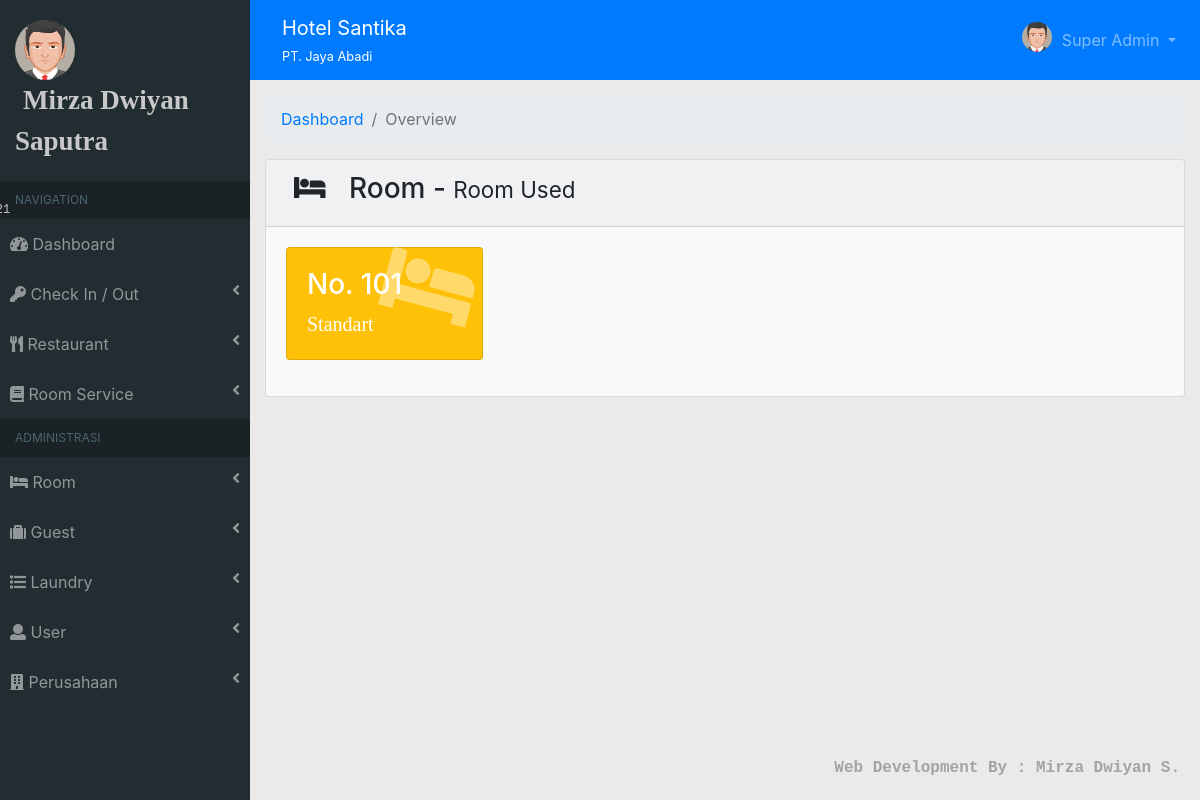
Page /?module=chek_out2 (signed in) on the earlier database version.
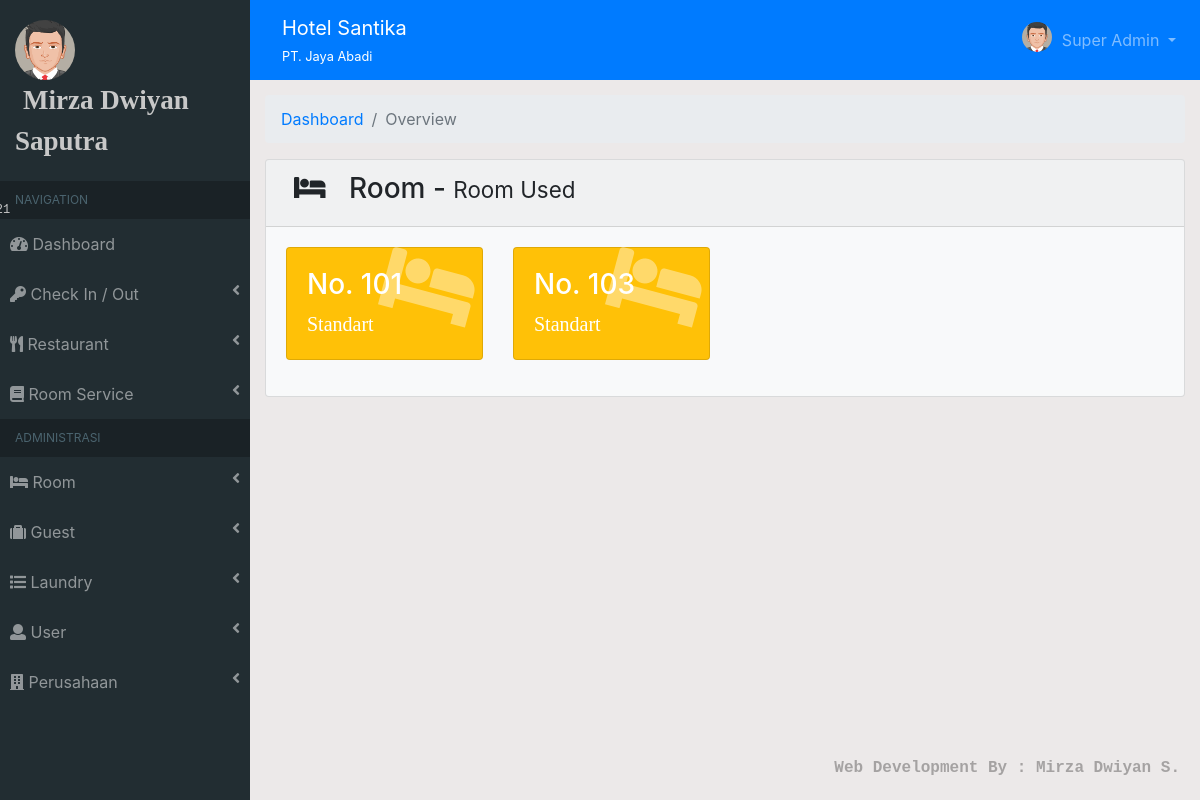
Same page on the later database version.
### tables this page shows
CREATE TABLE `user` (
  `id_user` int(11) NOT NULL,
  `nama_user` text NOT NULL,
  `image` varchar(50) NOT NULL,
  `username` varchar(30) NOT NULL,
  `password` varchar(50) NOT NULL,
  `level` varchar(30) NOT NULL,
  `no_telp` varchar(20) NOT NULL,
  `status` varchar(30) NOT NULL
);

CREATE TABLE `perusahaan` (
  `id_perusahaan` int(11) NOT NULL,
  `nama_hotel` text NOT NULL,
  `nama_perusahaan` text NOT NULL,
  `jalan` varchar(50) NOT NULL,
  `no_jalan` varchar(10) NOT NULL,
  `kecamatan` char(100) NOT NULL,
  `kabupaten` char(100) NOT NULL,
  `provinsi` char(100) NOT NULL,
  `no_telp` varchar(20) NOT NULL,
  `no_fax` varchar(20) NOT NULL,
  `website` varchar(100) NOT NULL,
  `email` varchar(100) NOT NULL,
  `logo` varchar(200) NOT NULL
);

CREATE TABLE `transaksi_kamar` (
  `id_transaksi_kamar` varchar(11) NOT NULL,
  `no_invoice` varchar(20) NOT NULL,
  `tanggal` date NOT NULL,
  `id_tamu` varchar(11) NOT NULL,
  `id_kamar` int(11) DEFAULT NULL,
  `jumlah_dewasa` varchar(10) DEFAULT NULL,
  `jumlah_anak` varchar(10) DEFAULT NULL,
  `tgl_checkin` date NOT NULL,
  `waktu_checkin` varchar(20) NOT NULL,
  `tgl_checkout` date NOT NULL,
  `waktu_checkout` varchar(20) NOT NULL,
  `total_biaya_kamar` varchar(20) NOT NULL,
  `bayar` varchar(30) NOT NULL,
  `diskon` int(11) NOT NULL,
  `deposit` varchar(20) NOT NULL,
  `surcharge` varchar(30) NOT NULL,
  `total` int(11) NOT NULL,
  `metode_pembayaran` varchar(100) NOT NULL,
  `metode_deposit` varchar(200) NOT NULL,
  `status` varchar(50) NOT NULL
);

CREATE TABLE `kamar` (
  `id_kamar` int(11) NOT NULL,
  `no_kamar` varchar(50) NOT NULL,
  `id_tipe_kamar` varchar(11) NOT NULL,
  `max_dewasa` varchar(10) NOT NULL,
  `max_anak` varchar(10) NOT NULL,
  `status` varchar(50) NOT NULL
);

CREATE TABLE `tipe_kamar` (
  `id_tipe_kamar` int(11) NOT NULL,
  `tipe_kamar` text NOT NULL,
  `harga_per_mlm` varchar(50) NOT NULL,
  `harga_per_org` varchar(50) NOT NULL
);

### template/module/chek_out2.php (the view)
<?php
    $query = mysqli_query($conn, "SELECT transaksi_kamar.*, kamar.*, tipe_kamar.*, transaksi_kamar_detail.* FROM transaksi_kamar, kamar, tipe_kamar, transaksi_kamar_detail WHERE transaksi_kamar_detail.id_transaksi_kamar=transaksi_kamar.id_transaksi_kamar && kamar.id_kamar=transaksi_kamar_detail.id_kamar && kamar.status='terpakai' && tipe_kamar.id_tipe_kamar=kamar.id_tipe_kamar");
?>
<div class="container-fluid">
    <ol class="breadcrumb">
        <li class="breadcrumb-item"><a href="?dashboard">Dashboard</a></li>
        <li class="breadcrumb-item active">Overview</li>
    </ol>
    <div class="card bg-light">
        <div class="card-header"><h3><i class="fas fa-bed pr-3 pl-2"></i> Room - <span class="small">Room Used</span></h3></div>
        <div class="card-body">
            <?php if(mysqli_num_rows($query) > 0){ ?>
            <div class="row">
                <?php foreach($query as $i) : ?>
                <div class="col-sm-3 mb-3">
                    <div class="card bg-warning text-white">
                        <div class="card-body">
                            <div class="card-body-icon"><i class="fas fa-bed"></i></div>
                            <div class="mr-5">
                            <h3>No. <?=$i['no_kamar'];?></h3>
                            <span style="font-family: times;font-size: 20px"><?=$i['tipe_kamar'];?></span>
                            </div>
                        </div>
                    </div>
                </div>
                <?php endforeach; ?>
            </div>
            <?php } else { ?>
                <center><img src="assets/img/empty_cart.jpg" alt=""></center>
            <?php } ?>
        </div>
    </div>
</div>

### index.php (shortened to what this page needs)
<?php
require_once("config/database.php");
if(db_status == "success"){
    if(empty($_SESSION["get"])){
        include "login.php";
    } else {
        include "template/index.php";
    }
} else {
    include "error/index.php";
}

### template/index.php (shortened to what this page needs)
<?php
$user = $_SESSION["user"];
$pass = $_SESSION["pass"];
$data_user = mysqli_query($conn, "SELECT * FROM user WHERE username='$user' && password ='$pass'");
$data_user = mysqli_fetch_array($data_user);
$data_perusahaan = mysqli_query($conn, "SELECT * FROM perusahaan");
$data_perusahaan = mysqli_fetch_array($data_perusahaan);
$tgl = new DateTime("now");
$date = $tgl->format("D, d M Y");
?>
<!DOCTYPE html>
<html>
    <head>
        <?php include "template/header.php";?>
    </head>
    <body style="background: #ece9e9;">
        <?php include "template/sidebar.php";?>
        <?php include "template/navbar.php";?>
        <?php
        if(!empty($_GET['module'])){
          include 'template/module/'.$_GET['module'].'.php';
        }
        else {
            if($data_user['level'] == 'Waiter' | $data_user['level'] == 'Kasir' | $data_user['level'] == 'Admin Resto' | $data_user['level'] == 'Owner'){
                include 'template/module/restaurant/home.php';
            } else {
                include 'template/module/dashboard.php';
            }
        }
        ?>
        <?php include "template/footer.php";?>
    </body>
</html>

### template/header.php (shortened to what this page needs)
<link rel="stylesheet" type="text/css" href="assets/css/bootstrap.min.css">
<link rel="stylesheet" type="text/css" href="assets/css/font-awesome.min.css">
<link rel="stylesheet" type="text/css" href="assets/css/style.css">

### template/sidebar.php (shortened to what this page needs)
<div id="sidebar">
  <div class="sidebar-menu">
    <div class="sidebar-header">
      <img src="assets/img/<?=$data_user['image'];?>" alt="" class="img-circle img-user">
      <marquee><span class="nama-user"><?=$data_user["nama_user"];?></span></marquee>
      <span class="tgl"><?=$date;?></span>
    </div>
    <ul class="sidebar navbar-nav">
      <?php if($data_user['level'] == "Super Admin") :?>
      <li class="header">NAVIGATION</li>
      <li class="nav-item">
        <a href="?module=dashboard" class="nav-link i">
          <i class="fas fa-tachometer-alt"></i>
          <span>Dashboard</span>
        </a>
      </li>
      <li class="nav-item">
        <a href="#chek-in-out" class="nav-link i" data-toggle="collapse">
          <i class="fas fa-key"></i>
          <span>Check In / Out</span>
          <i class="fas fa-angle-left float-right"></i>
        </a>
      </li>
      <li class="nav-item">
        <a href="#resto" class="nav-link i" data-toggle="collapse">
          <i class="fas fa-utensils"></i>
          <span>Restaurant</span>
          <i class="fas fa-angle-left float-right"></i>
        </a>
      </li>
      <li class="nav-item">
        <a href="#room-service" class="nav-link i" data-toggle="collapse">
          <i class="fas fa-book"></i>
          <span>Room Service</span>
          <i class="fas fa-angle-left float-right"></i>
        </a>
      </li>
      <li class="header">ADMINISTRASI</li>
      <li class="nav-item">
        <a href="#kamar" class="nav-link i" data-toggle="collapse">
          <i class="fas fa-bed"></i>
          <span>Room</span>
          <i class="fas fa-angle-left float-right"></i>
        </a>
      </li>
      <li class="nav-item">
        <a href="#tamu" class="nav-link i" data-toggle="collapse">
          <i class="fas fa-suitcase"></i>
          <span>Guest</span>
          <i class="fas fa-angle-left float-right"></i>
        </a>
      </li>
      <li class="nav-item">
        <a href="#laundry" class="nav-link i" data-toggle="collapse">
          <i class="fas fa-list"></i>
          <span>Laundry</span>
          <i class="fas fa-angle-left float-right"></i>
        </a>
      </li>
      <li class="nav-item">
        <a href="#user" class="nav-link i" data-toggle="collapse">
          <i class="fas fa-user"></i>
          <span>User</span>
          <i class="fas fa-angle-left float-right"></i>
        </a>
      </li>
      <li class="nav-item">
        <a href="#perusahaan" class="nav-link i" data-toggle="collapse">
          <i class="fas fa-building"></i>
          <span>Perusahaan</span>
          <i class="fas fa-angle-left float-right"></i>
        </a>
      </li>
      <?php endif;?>
    </ul>
  </div>
<div id="wrapper">

### template/navbar.php (shortened to what this page needs)
<nav class="navbar navbar-expand navbar-dark bg-primary navbar-static-top">
    <div class="navbar-header">
        <a href="" class="navbar-brand nav-link"><?=$data_perusahaan['nama_hotel'];?><div class="small"><small><?=$data_perusahaan['nama_perusahaan'];?></small></div></a>
    </div>
    <ul class="navbar-nav d-inline-block ml-auto">
        <li class="nav-item dropdown">
            <a href="#" class="dropdown-toggle nav-link" id="alertDropdown" role="button" data-toggle="dropdown" aria-haspopup="true" aria-expanded="false">
                <img src="assets/img/<?=$data_user['image'];?>" alt="" class="img-circle img-adm">
                <span><?=$data_user['level'];?></span>
            </a>
        </li>
    </ul>
</nav>
<div id="wrapper-content">

### template/footer.php
<div class="footer">
    <span>Web Development By : Mirza Dwiyan S.</span>
</div>

### assets/css/style.css (style rules this page uses)
.img-adm { width: 30px!important; margin-top: -8px; margin-right: 5px; }
.sidebar-header { padding: 20px 15px; }
img.img-circle { border-radius: 50%; }
.sidebar-header .img-user { width: 60px; }
.sidebar-header .nama-user { font-family: serif; font-size: 27px; font-weight: bold; margin-left: 8px; }
.sidebar-header .tgl { position: absolute; font-family: courier new; font-size: 12px; margin-left: -120px; margin-top: 40px; }
.sidebar.navbar-nav .header { color: #4b646f; background: #1a2226; overflow: hidden; text-overflow: clip; white-space: nowrap!important; padding: 10px 25px 10px 15px!important; font-size: 12px; }
#sidebar .sidebar-menu { display: block; position: fixed; background: #222d32; width: 250px; color: rgb(200, 200, 200); height: 100%; overflow-y: scroll; }
#sidebar .sidebar-menu .sidebar.navbar-nav li { padding: 5px 10px; }
#sidebar .sidebar-menu .sidebar.navbar-nav li a { color: rgba(255, 255, 255, .5)!important; }
#sidebar #wrapper { margin-left: 250px; }
#sidebar #wrapper #wrapper-content { padding-top: 15px; }
.card-body-icon { position: absolute; z-index: 0; top: -1.25rem; right: .5rem; opacity: 0.4; font-size: 5rem; -webkit-transform: rotate(15deg); transform: rotate(15deg); transition: all 600ms; }
.footer { position: fixed; bottom: 20px; right: 20px; pointer-events: none; }
.footer span { font-family: courier new; color: rgba(0, 0, 0, .3); font-weight: bold; }

Differences in the rows shown:
added transaksi_kamar: kamar.no_kamar "103", tipe_kamar.tipe_kamar "Standart"
